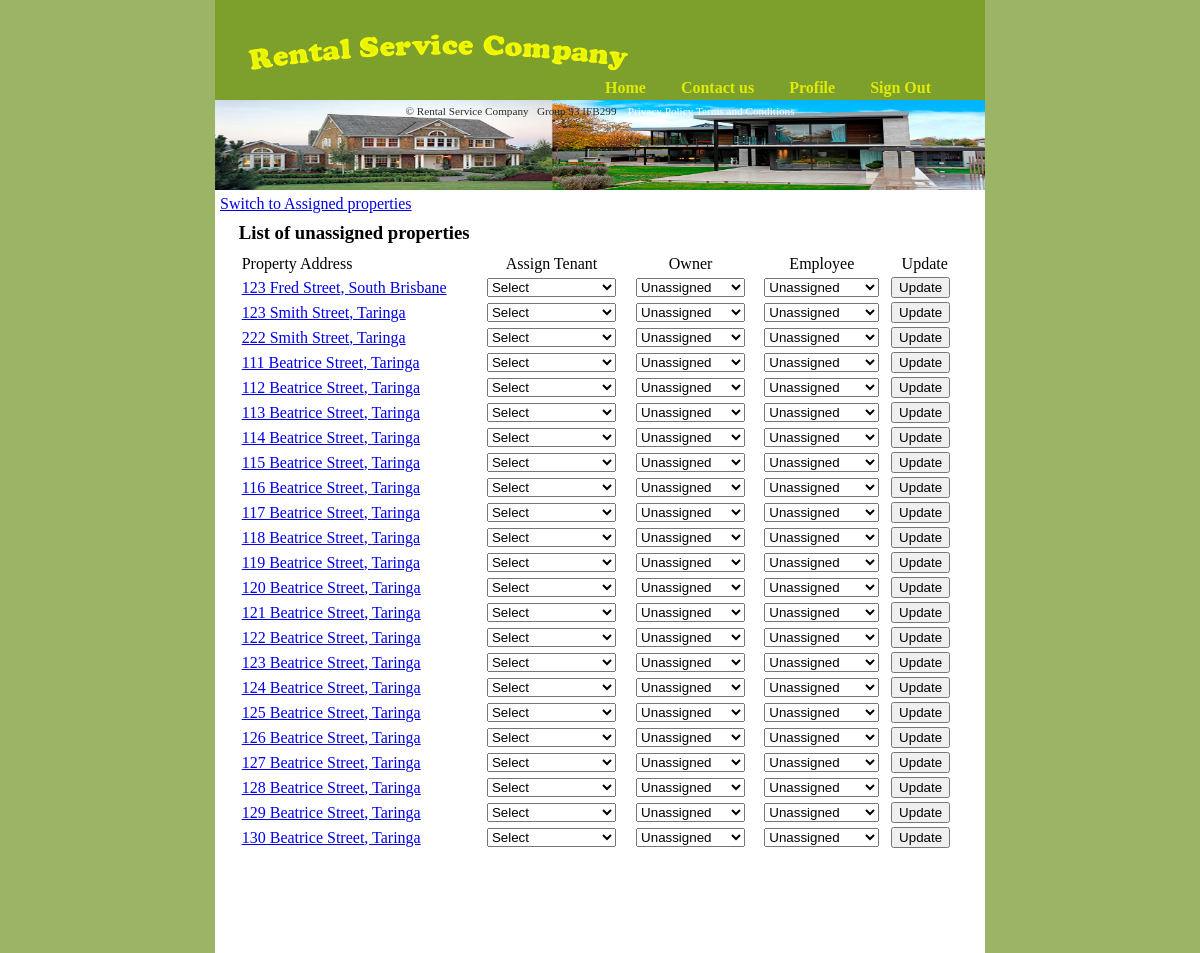
/assign_property.php (signed in), run on the app's committed database.
### tables this page shows
CREATE TABLE `property_details` (
	`propertyid` int NOT NULL AUTO_INCREMENT,
	`tenantid`  int,
	`street_address` VARCHAR(50) NOT NULL,
	`suburb` VARCHAR(50) NOT NULL,
	`number_rooms` int NOT NULL,
	`property_type` VARCHAR(20) NOT NULL,
	`furnished` boolean Not null,
	`number_bathrooms` int NOT NULL,
	`description` VARCHAR(250) NOT NULL,
	`rent_amt` int NOT NULL,
	`gumtree_url` varchar(150),
	`inspection_time1` varchar(50) NOT NULL,	
	`inspection_time2` varchar(50) NOT NULL,	
	`posted` boolean NOT NULL,	
  PRIMARY KEY (`propertyid`)
);

### assign_property.php (the view, shortened to what this page needs)
<?php
include 'connection.php';
  if (isset($_GET['assigned']))
  {
	$assigned_properties = $_GET['assigned'];
  }
  else
  {
	$assigned_properties = 'unassigned';
  }
  	try {
			$pdo = new PDO("mysql:host=$dbhost;dbname=$dbname",$dbuser,$dbpass);
			$pdo->setAttribute(PDO::ATTR_ERRMODE, PDO::ERRMODE_EXCEPTION);
			if ($assigned_properties != "assigned")
			{
				$recordset = $pdo->query("SELECT * FROM property_details WHERE tenantid IS NULL ORDER BY SUBURB")->fetchAll(PDO::FETCH_ASSOC);
			}
			else
			{
				$recordset = $pdo->query("SELECT * FROM property_details WHERE tenantid IS NOT NULL ORDER BY SUBURB")->fetchAll(PDO::FETCH_ASSOC);
			}
		}
		catch(PDOException $e)
		{
			echo $e->getMessage();
		}
?>
<html xmlns="http://www.w3.org/1999/xhtml">
<head>
    <link href="main_11.css" rel="stylesheet" type="text/css"/>
</head>
<body>
<div id="outside">
	<div id="header">
		<br>
			<div id="Menu">
				<ul>
					<?php include 'menu.php'; ?>
				</ul>
			</div>
	</div>
	<div id="secondBanner">
		<img src="images/house3.jpg" width="770" height="90" alt="welcome to Property Service"/>
	</div>
	<div id="bigContent">
				<?php
				if ($assigned_properties == 'assigned')
				{
					echo '<a href="assign_property.php?assigned=unassigned"> Switch to Unassigned properties</a>';
					echo "<h3>List of assigned properties<h3>";
				}
				else
				{
					echo '<a href="assign_property.php?assigned=assigned">Switch to Assigned properties</a>';
					echo "<h3>List of unassigned properties<h3>";
				}
				echo '<table style="width:100%">';
				echo '<tr><td>Property Address</td>';
				echo '<td style="text-align: center; vertical-align: middle">Assign Tenant</td>';
				echo '<td style="text-align: center; vertical-align: middle">Owner</td>';
				echo '<td style="text-align: center; vertical-align: middle">Employee</td>';
				echo '<td style="text-align: center; vertical-align: middle">Update</td></tr>';
				foreach ($recordset as $property)
				{
					echo '<form name="Unassigned" onsubmit="" action="process_assigned_property.php?' . 'assigned_properties=' . $assigned_properties . '" method="POST">';
					echo '<tr>';
					echo '<td><a href="properties_page.php?ID=', $property['propertyid'], '">', $property['street_address'],", ", $property['suburb'] , '</a></td>';
					include 'tenant_select.php';
					include 'owner_select.php';
					include 'employee_select.php';
					echo '<td><input type="submit" value="Update"/></td>';
					echo '</form>';
				}
				echo '</table>';
				?>
				<br>
				<br>
				<br>
				<br>
	</div>
</div>
		<div id="footer">
			<p> &#169; Rental Service Company &nbsp; Group 93 IFB299 &nbsp;&nbsp;
				<a href="privacy.html"> Privacy Policy</a>
				<a href="term.html"> Terms and Conditions</a>
			</p>
		</div>
</body>
</html>

### tenant_select.php (shortened to what this page needs)
<?php
echo  '<td style="text-align: center; vertical-align: middle">';
					echo '<select name="assigned_values">';
					if ($assigned_properties != "assigned")
					{
						echo '<option value="none">Select</option>';
					}
					echo '</select>';
?>

### owner_select.php (shortened to what this page needs)
<?php
echo  '<td style="text-align: center; vertical-align: middle">';
echo '<select name="assigned_owner">';
	try {
		$pdo = new PDO("mysql:host=$dbhost;dbname=$dbname",$dbuser,$dbpass);
		$pdo->setAttribute(PDO::ATTR_ERRMODE, PDO::ERRMODE_EXCEPTION);
		$ownerid = 0;
		if ($ownerid == 0)
		{
			echo '<option value="',$property['propertyid'],'|Vacant">Unassigned</option>';
		}
		else
		{
			$ownersdetails = $pdo->query("SELECT * FROM propertyowner_details WHERE propertyownerid = $ownerid UNION SELECT * FROM propertyowner_details WHERE propertyownerid <> $ownerid")->fetchAll(PDO::FETCH_ASSOC);
		}
	}
	catch(PDOException $e)
	{
		echo $e->getMessage();
	}
echo '</select>';
?>

### employee_select.php (shortened to what this page needs)
<?php
echo  '<td style="text-align: center; vertical-align: middle">';
echo '<select name="assigned_employee">';
try {
	$pdo = new PDO("mysql:host=$dbhost;dbname=$dbname",$dbuser,$dbpass);
	$pdo->setAttribute(PDO::ATTR_ERRMODE, PDO::ERRMODE_EXCEPTION);
	$employeeid = 0;
	if ($employeeid == 0)
	{
		echo '<option value="',$property['propertyid'],'|Vacant">Unassigned</option>';
	}
	else
	{
		$ownersdetails = $pdo->query("SELECT * FROM employee_details WHERE employeeid = $employeeid UNION SELECT * FROM employee_details WHERE employeeid != $employeeid")->fetchAll(PDO::FETCH_ASSOC);
	}
}
catch(PDOException $e)
{
	echo $e->getMessage();
}
echo '</select>';
?>

### main_11.css (style rules this page uses)
body { font-family: "Century Gothic"; background: #9cb466; margin: 0; padding: 0; }
p, h1, h2, h3, h4, li { margin: 1ex 1em; }
div#outside { width: 770px; margin: 0 auto; background: #ffffff url(images/sky3.jpg);no-repeat; height:100px; }
div#header { height: 100px; position: relative; }
div#secondBanner { height: 90px; }
div#bigContent { background-color: #ffffff; padding:5px; }
#header #Menu { position: absolute; left: 380px; bottom: 0; }
#Menu ul { list-style: none; margin: 0; padding: 0; }
div#footer { clear: both; background: #9cb466; margin: 0 auto; padding: 5px; }
#footer p { font-family: "Century Gothic"; font-size: .70em; color: 2c2d29; margin: 0; padding: 0; text-align: center; }
#footer a { color: ffffff; text-decoration: none; }

### data on the page
property_details: street_address "123 Fred Street", suburb "South Brisbane"
property_details: street_address "123 Smith Street", suburb "Taringa"
property_details: street_address "222 Smith Street", suburb "Taringa"
property_details: street_address "111 Beatrice Street", suburb "Taringa"
property_details: street_address "112 Beatrice Street", suburb "Taringa"
property_details: street_address "113 Beatrice Street", suburb "Taringa"
property_details: street_address "114 Beatrice Street", suburb "Taringa"
property_details: street_address "115 Beatrice Street", suburb "Taringa"
property_details: street_address "116 Beatrice Street", suburb "Taringa"
property_details: street_address "117 Beatrice Street", suburb "Taringa"
property_details: street_address "118 Beatrice Street", suburb "Taringa"
property_details: street_address "119 Beatrice Street", suburb "Taringa"
property_details: street_address "120 Beatrice Street", suburb "Taringa"
property_details: street_address "121 Beatrice Street", suburb "Taringa"
property_details: street_address "122 Beatrice Street", suburb "Taringa"
property_details: street_address "123 Beatrice Street", suburb "Taringa"
property_details: street_address "124 Beatrice Street", suburb "Taringa"
property_details: street_address "125 Beatrice Street", suburb "Taringa"
property_details: street_address "126 Beatrice Street", suburb "Taringa"
property_details: street_address "127 Beatrice Street", suburb "Taringa"
property_details: street_address "128 Beatrice Street", suburb "Taringa"
property_details: street_address "129 Beatrice Street", suburb "Taringa"
property_details: street_address "130 Beatrice Street", suburb "Taringa"
